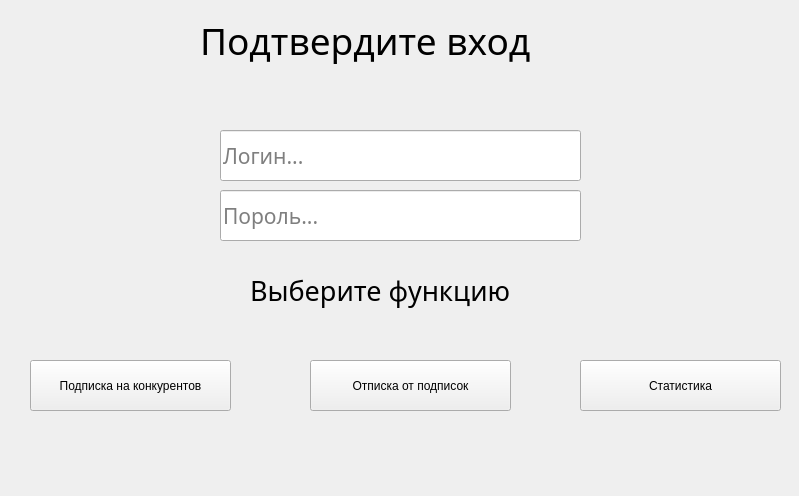
<?xml version="1.0" encoding="UTF-8"?>
<ui version="4.0">
 <class>Form</class>
 <widget class="QWidget" name="Form">
  <property name="geometry">
   <rect>
    <x>0</x>
    <y>0</y>
    <width>799</width>
    <height>496</height>
   </rect>
  </property>
  <property name="minimumSize">
   <size>
    <width>799</width>
    <height>496</height>
   </size>
  </property>
  <property name="maximumSize">
   <size>
    <width>799</width>
    <height>496</height>
   </size>
  </property>
  <property name="windowTitle">
   <string>Instagram BY DR</string>
  </property>
  <property name="windowIcon">
   <iconset>
    <normaloff>../../../instagram-new.png</normaloff>../../../instagram-new.png</iconset>
  </property>
  <widget class="QPushButton" name="pushButton">
   <property name="geometry">
    <rect>
     <x>30</x>
     <y>360</y>
     <width>201</width>
     <height>51</height>
    </rect>
   </property>
   <property name="text">
    <string>Подписка на конкурентов</string>
   </property>
  </widget>
  <widget class="QPushButton" name="pushButton_2">
   <property name="geometry">
    <rect>
     <x>310</x>
     <y>360</y>
     <width>201</width>
     <height>51</height>
    </rect>
   </property>
   <property name="text">
    <string>Отписка от подписок</string>
   </property>
  </widget>
  <widget class="QPushButton" name="pushButton_3">
   <property name="geometry">
    <rect>
     <x>580</x>
     <y>360</y>
     <width>201</width>
     <height>51</height>
    </rect>
   </property>
   <property name="text">
    <string>Статистика</string>
   </property>
  </widget>
  <widget class="QLineEdit" name="lineEdit">
   <property name="geometry">
    <rect>
     <x>220</x>
     <y>130</y>
     <width>361</width>
     <height>51</height>
    </rect>
   </property>
   <property name="font">
    <font>
     <family>Yu Gothic UI Semilight</family>
     <pointsize>16</pointsize>
    </font>
   </property>
   <property name="placeholderText">
    <string>Логин...</string>
   </property>
  </widget>
  <widget class="QLineEdit" name="lineEdit_2">
   <property name="geometry">
    <rect>
     <x>220</x>
     <y>190</y>
     <width>361</width>
     <height>51</height>
    </rect>
   </property>
   <property name="font">
    <font>
     <family>Yu Gothic UI Semilight</family>
     <pointsize>16</pointsize>
    </font>
   </property>
   <property name="placeholderText">
    <string>Пороль...</string>
   </property>
  </widget>
  <widget class="QLabel" name="label">
   <property name="geometry">
    <rect>
     <x>200</x>
     <y>10</y>
     <width>431</width>
     <height>61</height>
    </rect>
   </property>
   <property name="font">
    <font>
     <family>Yu Gothic UI Semilight</family>
     <pointsize>28</pointsize>
    </font>
   </property>
   <property name="text">
    <string>Подтвердите вход</string>
   </property>
  </widget>
  <widget class="QLabel" name="label_2">
   <property name="geometry">
    <rect>
     <x>250</x>
     <y>270</y>
     <width>291</width>
     <height>41</height>
    </rect>
   </property>
   <property name="font">
    <font>
     <family>Yu Gothic UI Semilight</family>
     <pointsize>20</pointsize>
    </font>
   </property>
   <property name="text">
    <string>Выберите функцию</string>
   </property>
  </widget>
 </widget>
 <resources/>
 <connections/>
</ui>
